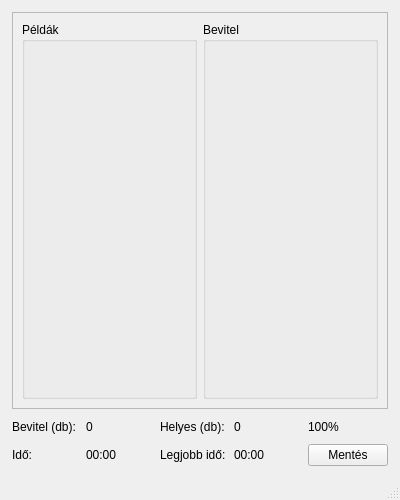
<?xml version="1.0" encoding="UTF-8"?>
<ui version="4.0">
 <class>MainWindow</class>
 <widget class="QMainWindow" name="MainWindow">
  <property name="geometry">
   <rect>
    <x>0</x>
    <y>0</y>
    <width>400</width>
    <height>500</height>
   </rect>
  </property>
  <property name="minimumSize">
   <size>
    <width>400</width>
    <height>500</height>
   </size>
  </property>
  <property name="focusPolicy">
   <enum>Qt::TabFocus</enum>
  </property>
  <property name="windowTitle">
   <string>Eredmény</string>
  </property>
  <property name="locale">
   <locale language="Hungarian" country="Hungary"/>
  </property>
  <widget class="QWidget" name="centralwidget">
   <layout class="QGridLayout" name="gridLayout">
    <property name="leftMargin">
     <number>12</number>
    </property>
    <property name="topMargin">
     <number>12</number>
    </property>
    <property name="rightMargin">
     <number>12</number>
    </property>
    <property name="bottomMargin">
     <number>12</number>
    </property>
    <item row="0" column="1">
     <widget class="QScrollArea" name="scrollArea">
      <property name="horizontalScrollBarPolicy">
       <enum>Qt::ScrollBarAlwaysOff</enum>
      </property>
      <property name="widgetResizable">
       <bool>true</bool>
      </property>
      <widget class="QWidget" name="scrollAreaWidgetContents">
       <property name="geometry">
        <rect>
         <x>0</x>
         <y>0</y>
         <width>374</width>
         <height>394</height>
        </rect>
       </property>
       <layout class="QGridLayout" name="gridLayout_2">
        <item row="0" column="1">
         <widget class="QGroupBox" name="inputGroup">
          <property name="minimumSize">
           <size>
            <width>120</width>
            <height>0</height>
           </size>
          </property>
          <property name="title">
           <string>Bevitel</string>
          </property>
         </widget>
        </item>
        <item row="0" column="0">
         <widget class="QGroupBox" name="patternGroup">
          <property name="minimumSize">
           <size>
            <width>120</width>
            <height>350</height>
           </size>
          </property>
          <property name="title">
           <string>Példák</string>
          </property>
         </widget>
        </item>
       </layout>
      </widget>
     </widget>
    </item>
    <item row="1" column="1">
     <layout class="QGridLayout" name="gridLayout_3">
      <item row="1" column="2">
       <widget class="QLabel" name="label">
        <property name="text">
         <string>Legjobb idő:</string>
        </property>
       </widget>
      </item>
      <item row="1" column="0">
       <widget class="QLabel" name="label_3">
        <property name="text">
         <string>Idő:</string>
        </property>
       </widget>
      </item>
      <item row="0" column="1">
       <widget class="QLabel" name="numberOfPatterns">
        <property name="text">
         <string>0</string>
        </property>
       </widget>
      </item>
      <item row="1" column="4">
       <widget class="QPushButton" name="saveButton">
        <property name="text">
         <string>Mentés</string>
        </property>
       </widget>
      </item>
      <item row="0" column="4">
       <widget class="QLabel" name="correctPercent">
        <property name="minimumSize">
         <size>
          <width>0</width>
          <height>23</height>
         </size>
        </property>
        <property name="text">
         <string>100%</string>
        </property>
       </widget>
      </item>
      <item row="1" column="3">
       <widget class="QLabel" name="bestTime">
        <property name="text">
         <string>00:00</string>
        </property>
       </widget>
      </item>
      <item row="0" column="0">
       <widget class="QLabel" name="label_1">
        <property name="text">
         <string>Bevitel (db):</string>
        </property>
       </widget>
      </item>
      <item row="0" column="2">
       <widget class="QLabel" name="label_4">
        <property name="text">
         <string>Helyes (db):</string>
        </property>
       </widget>
      </item>
      <item row="1" column="1">
       <widget class="QLabel" name="thisTime">
        <property name="text">
         <string>00:00</string>
        </property>
       </widget>
      </item>
      <item row="0" column="3">
       <widget class="QLabel" name="correctInputCount">
        <property name="text">
         <string>0</string>
        </property>
       </widget>
      </item>
     </layout>
    </item>
   </layout>
  </widget>
  <widget class="QStatusBar" name="statusbar"/>
 </widget>
 <tabstops>
  <tabstop>saveButton</tabstop>
  <tabstop>scrollArea</tabstop>
 </tabstops>
 <resources/>
 <connections/>
</ui>
